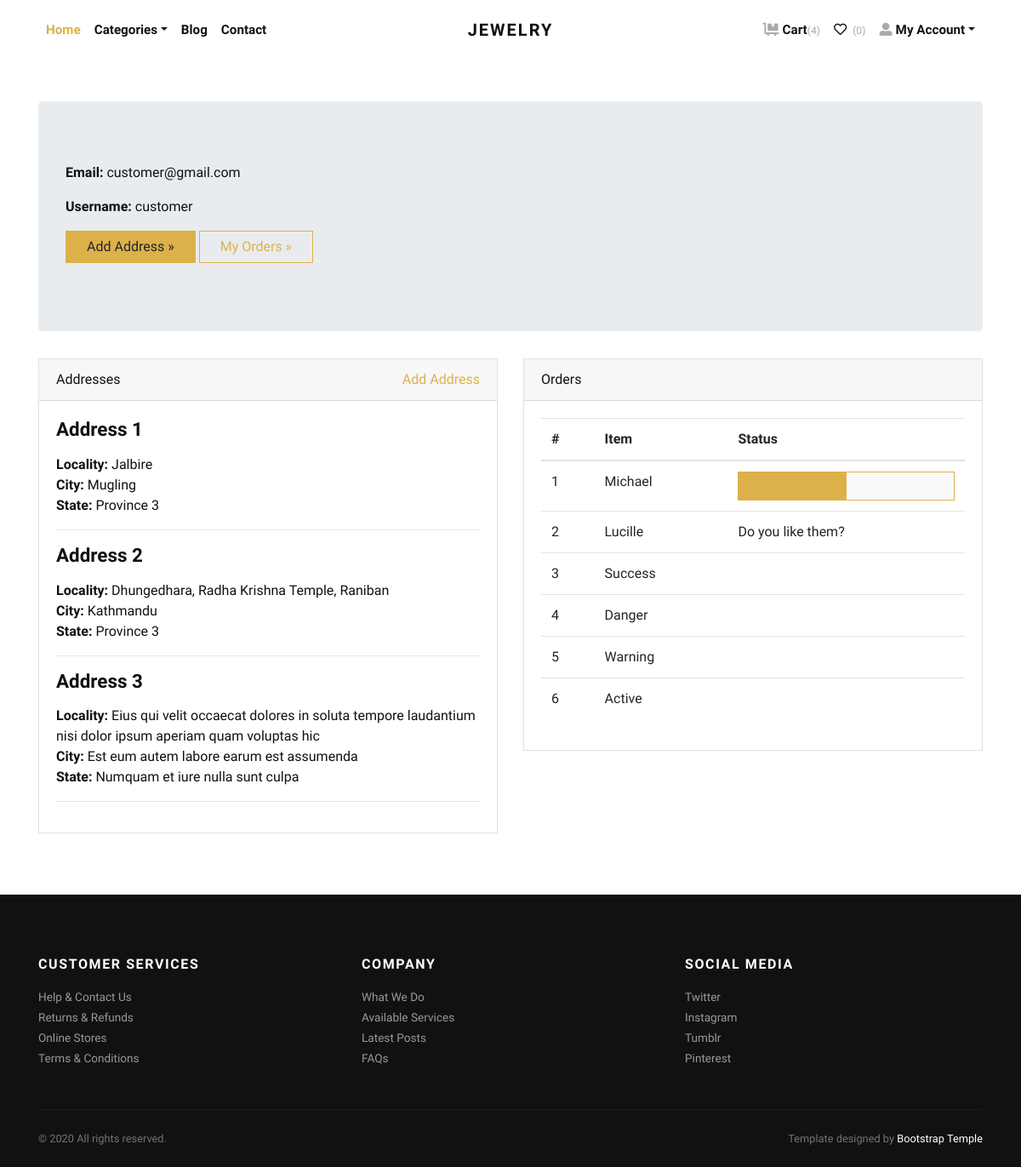
Page /accounts/profile/ (signed in) on the committed database.
### store/models.py (models this page shows, shortened)
class Address(models.Model):
    user = models.ForeignKey(User, verbose_name="User", on_delete=models.CASCADE)
    locality = models.CharField(max_length=150, verbose_name="Nearest Location")
    city = models.CharField(max_length=150, verbose_name="City")
    state = models.CharField(max_length=150, verbose_name="State")

### store/views.py (the view)
# urls.py: path('accounts/profile/', views.profile, name="profile"),
def profile(request):
    addresses = Address.objects.filter(user=request.user)
    return render(request, 'account/profile.html', {'addresses':addresses})

### store/context_preprocessors.py (called while the page is built)
def store_menu(request):
    categories = Category.objects.filter(is_active=True)
    context = {
        'categories_menu': categories,
    }
    return context

def cart_menu(request):
    if request.user.is_authenticated:
        cart_items= Cart.objects.filter(user=request.user)
        context = {
            'cart_items': cart_items,
        }
    else:
        context = {}
    return context

### templates/account/profile.html (shortened to what this page needs)
{% extends 'base.html' %}
{% load static %}
    {% block content %}
      <div class="container py-5">
        <div class="jumbotron">
          <p><strong>Email:</strong> {{request.user.email}}</p>
          <p><strong>Username:</strong> {{request.user.username}}</p>
          <p><a class="btn btn-primary btn-large" href="{% url 'store:add-address' %}">Add Address »</a> <a class="btn btn-outline-primary btn-large" href="#">My Orders »</a></p>
        </div>
        <div class="row">
          <div class="col-lg-6">
            <div class="card mb-4" id="headings">
              <div class="card-header">Addresses <span class="float-right"><a href="{% url 'store:add-address' %}">Add Address</a></span></div>
              <div class="card-body">
                {% if addresses %}
                    {% for address in addresses %}
                        <h4 class="mb-3">Address {{forloop.counter}}</h4>
                        <p>
                            <strong>Locality: </strong>{{address.locality}} <br>
                            <strong>City: </strong>{{address.city}} <br>
                            <strong>State: </strong>{{address.state}} <br>
                        </p>
                        <hr>
                    {% endfor %}
                {% endif %}
              </div>
            </div>
          </div>
          <div class="col-lg-6">
            <div class="card mb-4" id="tables">
              <div class="card-header">Orders</div>
              <div class="card-body">
                <table class="table table-hover">
                  <thead>
                    <tr>
                      <th>#</th>
                      <th>Item</th>
                      <th>Status</th>
                    </tr>
                  </thead>
                  <tbody>
                    <tr>
                      <td>1</td>
                      <td>Michael</td>
                      <td>
                        <div class="bg-light border border-primary">
                            <div class="p-3 bg-primary" style="width:50%;"></div>
                        </div>
                      </td>
                    </tr>
                    <tr>
                      <td>2</td>
                      <td>Lucille</td>
                      <td>Do you like them?</td>
                    </tr>
                    <tr class="success">
                      <td>3</td>
                      <td>Success</td>
                      <td></td>
                    </tr>
                    <tr class="danger">
                      <td>4</td>
                      <td>Danger</td>
                      <td></td>
                    </tr>
                    <tr class="warning">
                      <td>5</td>
                      <td>Warning</td>
                      <td></td>
                    </tr>
                    <tr class="active">
                      <td>6</td>
                      <td>Active</td>
                      <td></td>
                    </tr>
                  </tbody>
                </table>
              </div>
            </div>
          </div>
        </div>
      </div>
{% endblock content %}

### jewelryshop/static/css/style.default.css (style rules this page uses)
strong { font-weight: 700; }
.border { border: 1px solid #dee2e6 !important; }
.border-primary { border-color: #dcb14a !important; }
.btn { font-weight: 400; border: 1px solid transparent; font-family: inherit; padding: 0.375rem 1.5rem; font-size: 1rem; line-height: 1.5; border-radius: 0; transition: color 0.15s ease-in-out, background-color 0.15s ease-in-out, border-color 0.15s ease-in-out, box-shadow 0.15s ease-in-out; }
.btn-primary { color: #212529; background-color: #dcb14a; border-color: #dcb14a; }
.btn-outline-primary { color: #dcb14a; background-color: transparent; background-image: none; border-color: #dcb14a; }
body { font-family: "Libre Franklin", sans-serif; font-size: 1rem; font-weight: 400; line-height: 1.5; color: #111111; background-color: #fff; }
a { color: #dcb14a; text-decoration: none; }
h1, h2, h3, h4, h5, h6, .h1, .h2, .h3, .h4, .h5, .h6 { margin-bottom: 0.5rem; font-family: inherit; font-weight: 900; line-height: 1.2; color: inherit; }
h4, .h4 { font-size: 1.4rem; }
hr { border-top: 1px solid rgba(17, 17, 17, 0.1); }
.bg-primary { background-color: #dcb14a !important; }
.bg-light { background-color: #f8f9fa !important; }
.card { background-color: #fff; border: 1px solid rgba(17, 17, 17, 0.125); border-radius: 0; }
.card-body { padding: 1.25rem; }
.card-header { padding: 0.75rem 1.25rem; background-color: rgba(17, 17, 17, 0.03); border-bottom: 1px solid rgba(17, 17, 17, 0.125); }
.card-header:first-child { border-radius: calc(0 - 1px) calc(0 - 1px) 0 0; }

### rows in the picture
Address: locality "Jalbire", city "Mugling", state "Province 3"
Address: locality "Dhungedhara, Radha Krishna Temple, Raniban", city "Kathmandu", state "Province 3"
Address: locality "Eius qui velit occaecat dolores in soluta tempore laudantium nisi dolor ipsum aperiam quam voluptas hic", city "Est eum autem labore earum est assumenda", state "Numquam et iure nulla sunt culpa"

### other values in the picture
{{ cart_items.count }} "4"
{{ request.user.email }} "customer@gmail.com"
{{ request.user.username }} "customer"
